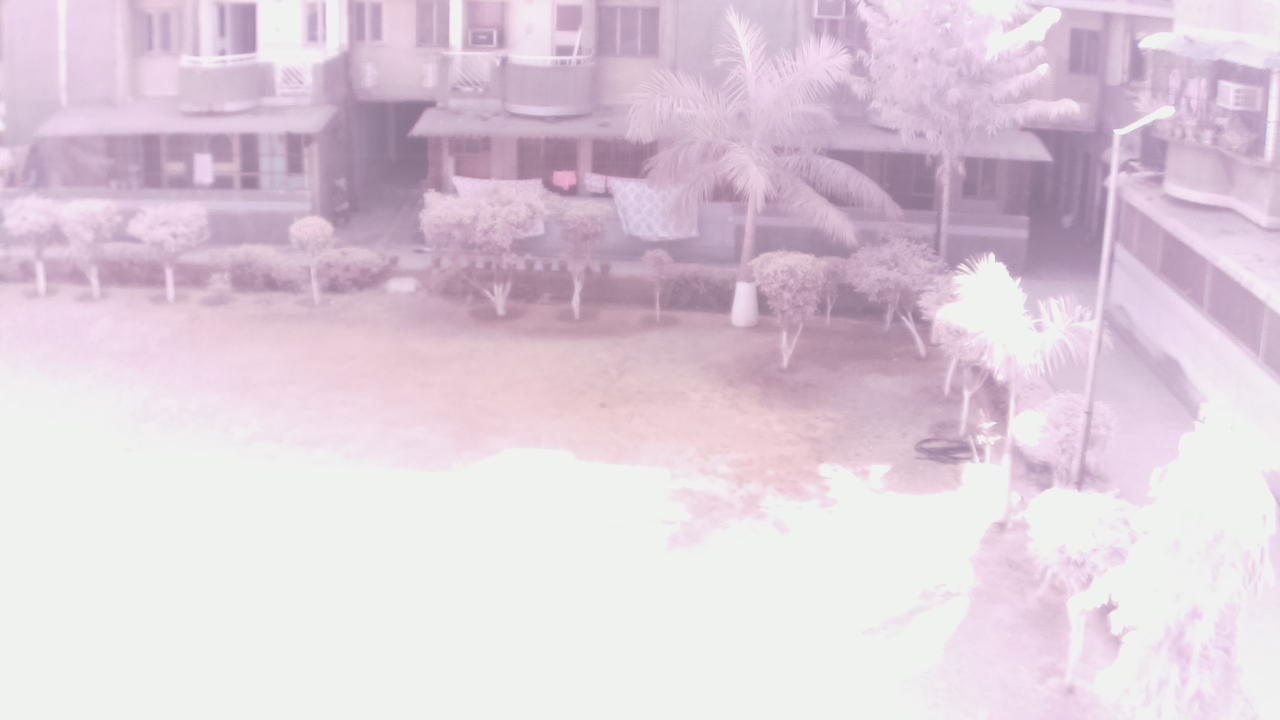
#> input picture ir.jpg, 1280 x 720 px
$ python testing.py
#> lines starting #> are read from the running program, lines starting #| are printed output that depends on the picture
import cv2
import numpy as np
nir = cv2.imread('ir.jpg',0)
#> nir: shape (720, 1280); min 125, max 243, mean 213
#nir2=cv2.applyColorMap(nir, cv2.COLORMAP_JET)
cv2.imshow('image',nir)
cv2.waitKey(0)
cv2.destroyAllWindows()
vis = cv2.imread('nonir.jpg',0)
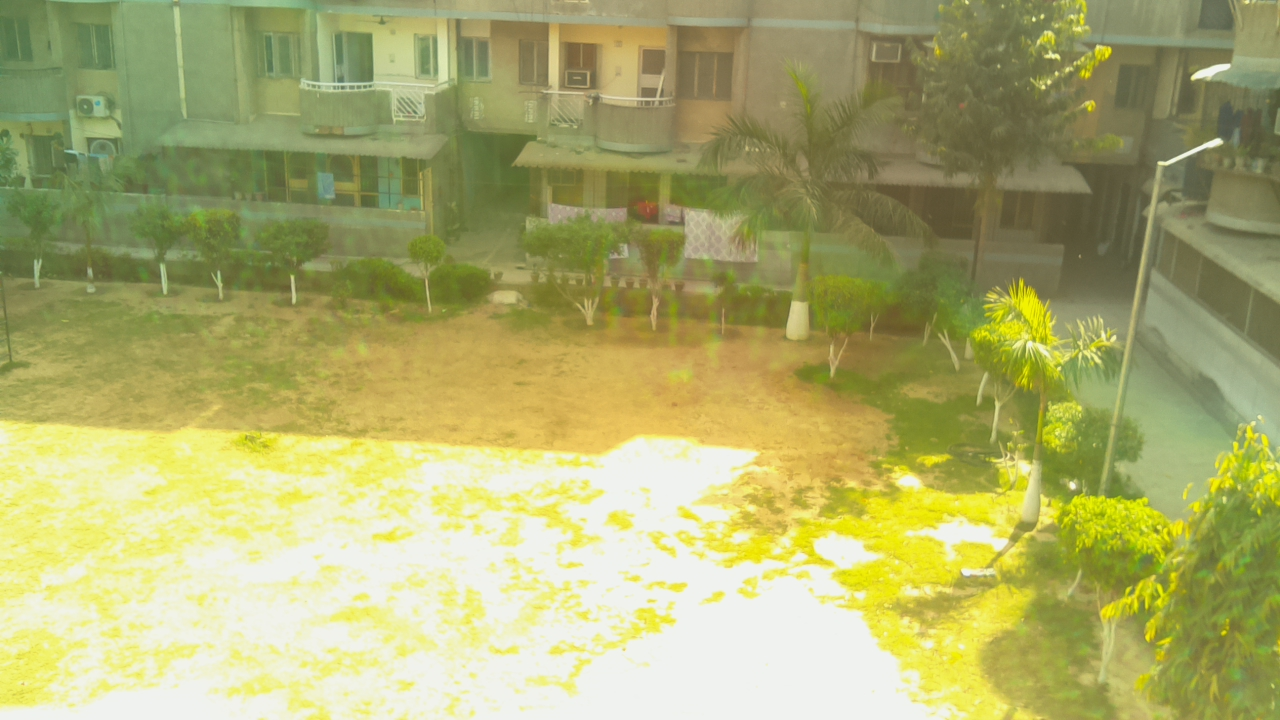
#> input picture nonir.jpg, 1280 x 720 px
#> vis: shape (720, 1280); min 78, max 242, mean 165.6
cv2.imshow('Visibile image',vis)
cv2.waitKey(0)
cv2.destroyAllWindows()
add=nir+vis
#m_color = cv2.applyColorMap(add, cv2.COLORMAP_JET)
cv2.imshow('Added image',add)
cv2.waitKey(0)
cv2.destroyAllWindows()
sub=nir-vis
#subm = cv2.applyColorMap(sub, cv2.COLORMAP_JET)
cv2.imshow('Subtracted image',sub)
cv2.waitKey(0)
cv2.destroyAllWindows()
ndvi=sub/add
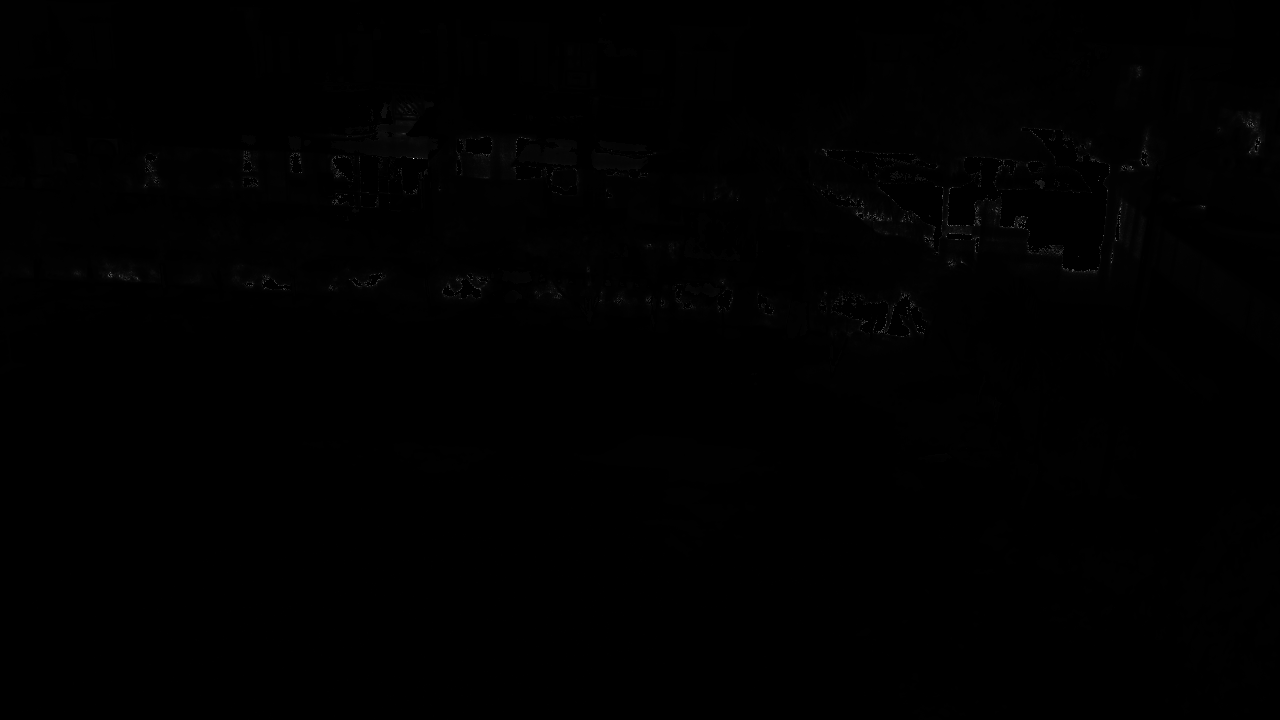
#> ndvi: shape (720, 1280) float64; 0.12% of the values are NaN or infinite; the others: min 0, max 255, mean 0.976; drawn with min black, max white, NaN and infinite black
one=np.ones(ndvi.shape)
ndvi=ndvi+one
ndvi=ndvi*255/2
cv2.imwrite('temp2.jpg',ndvi)
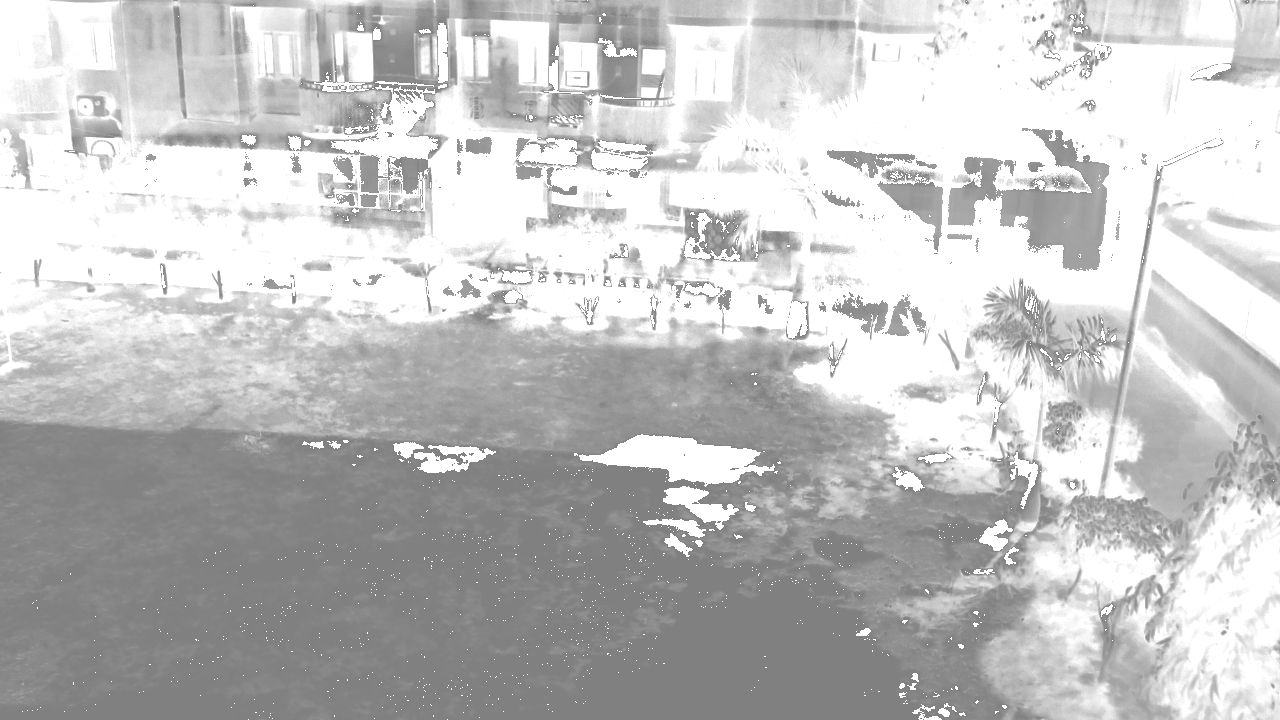
#> saved as temp2.jpg: shape (720, 1280); min 128, max 255, mean 194.8
im_color = cv2.applyColorMap(ndvi.astype(np.uint8), cv2.COLORMAP_JET)
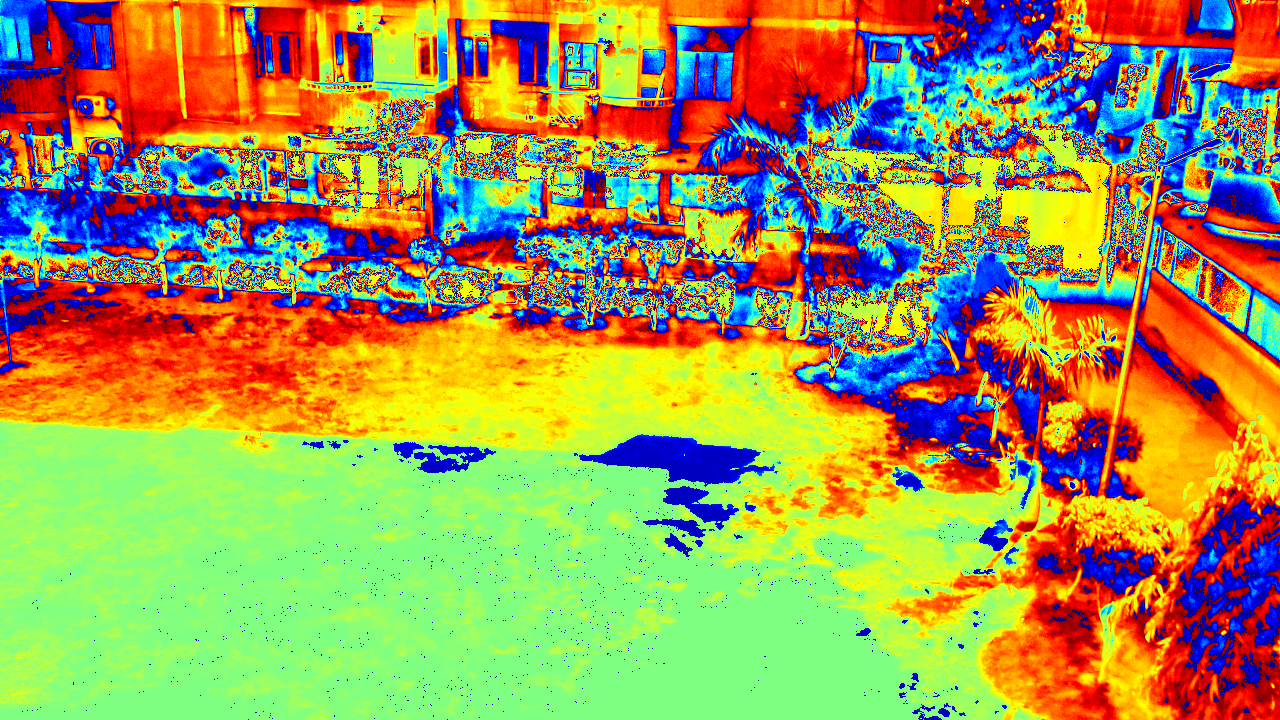
#> im_color: shape (720, 1280, 3); mean B, G, R 84.1, 153.1, 158.3
cv2.imshow('NDVI',im_color)
cv2.waitKey(0)
cv2.destroyAllWindows()
